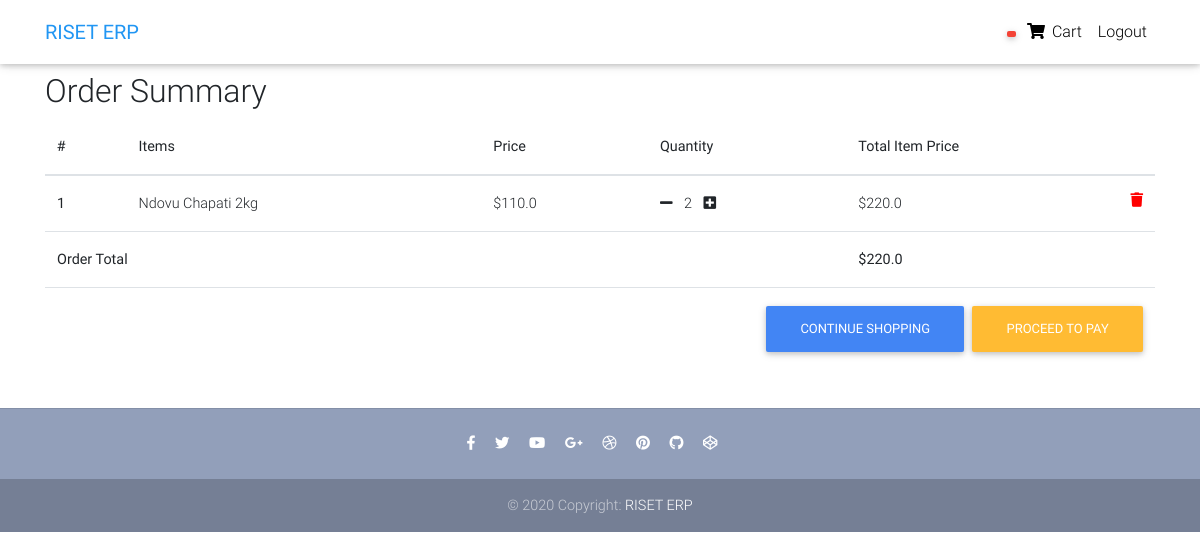
Page /order-summary/ (signed in) on the earlier database version.
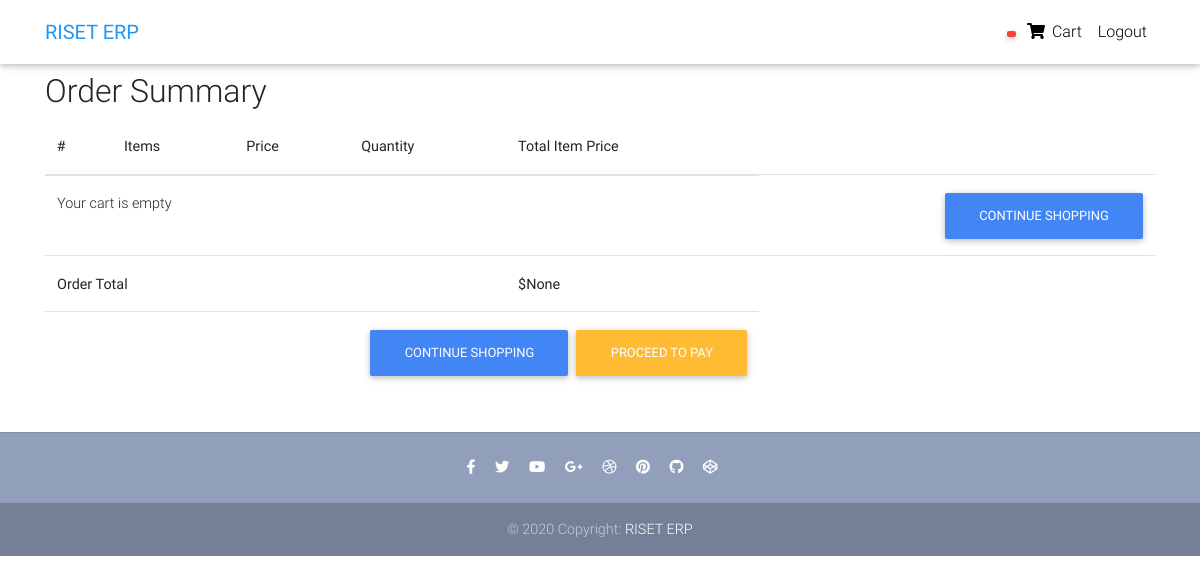
Same page on the later database version.
### data/models.py (models this page shows, shortened)
class OrderItem(models.Model):
    user = models.ForeignKey(settings.AUTH_USER_MODEL, on_delete=models.CASCADE, blank=True, null=True)
    item = models.ForeignKey(
        Item, on_delete=models.CASCADE)
    quantity = models.IntegerField(default=1)
    ordered = models.BooleanField(default=False)
    def get_item_total(self):
        return self.item.price * self.quantity

class Item(models.Model):
    name = models.CharField(max_length=200)
    quantity = models.FloatField(default=0)
    price = models.FloatField()
    discount_price = models.FloatField(default=0)
    re_order_level = models.FloatField(default=0)
    receive_amount = models.FloatField(default=0)
    sell_amount = models.FloatField(default=0)
    supplier = models.ForeignKey(Supplier, on_delete=models.CASCADE)
    category = models.ForeignKey(Category, on_delete=models.CASCADE)
    date_added = models.DateTimeField(auto_now_add=True)
    date_updated = models.DateField(auto_now=True)
    slug = models.SlugField(blank=True, null=True)

class Order(models.Model):
    user = models.ForeignKey(settings.AUTH_USER_MODEL, on_delete=models.CASCADE, blank=True, null=True)
    items = models.ManyToManyField(OrderItem)
    start_date = models.DateTimeField(
        auto_now_add=True)
    ordered_date = models.DateTimeField()
    ordered = models.BooleanField(default=False)
    def order_total(self):
        order_total_items = []
        for order_item in self.items.all():
            order_total_items.append(order_item.get_item_total())
            print(order_total_items)
            sum_total = 0
            for item in order_total_items:
                sum_total += item
                return sum_total

### data/views.py (the view)
# urls.py: path('order-summary/', views.OrderSummaryView.as_view(), name='order-summary'),
class OrderSummaryView(LoginRequiredMixin, View):
    def get(self, *args, **kwargs):
        try:
            order = Order.objects.get(user=self.request.user, ordered=False)
            context = {
                'object': order
            }
            return render(self.request, "data/order-summary.html", context)
        except ObjectDoesNotExist:
            messages.error(self.request, "You do not have an active order.")
            return redirect("/")

### data/templates/data/order-summary.html
{% extends 'base.html' %}
{% block content %}
<main>
  <div class="container">
    <div class="table-responsive text-nowrap">
      <h2>Order Summary</h2>
      <table class="table">
        <thead>
          <tr>
            <th scope="col">#</th>
            <th scope="col">Items</th>
            <th scope="col">Price</th>
            <th scope="col">Quantity</th>
            <th scope="col">Total Item Price</th>
          </tr>
        </thead>
        <tbody>
          {% for order_item in object.items.all %}
          <tr>
            <th scope="row">{{ forloop.counter }}</th>
            <td>{{ order_item.item.name }}</td>
            <td>${{ order_item.item.price }}</td>
            <td><a href="{% url 'remove-single-item-from-cart' order_item.item.slug %}"><i class="fas fa-minus mr-2"></i></a>
              {{ order_item.quantity }}
              <a href="{% url 'add-to-cart' order_item.item.slug %}"><i class="fas fa-plus-square ml-2"></i></a></td>
            <td>
              ${{ order_item.get_item_total }}
              <a style='color:red' href="{% url 'remove-from-cart' order_item.item.slug %}">
              <i class="fas fa-trash float-right"></i>
              </a>
            </td>
          </tr>
          {% empty %}
          <tr>
            <td colspan="5">Your cart is empty</td>
            <td colspan="5">
              <a class="btn btn-primary float-right" href="/">Continue Shopping</a>
            </td>
          </tr>
        {% endfor %}
          <tr>
            <td colspan="4"><b>Order Total</b></td>
            <td colspan="5"><b>${{ object.order_total }}</b></td>
          </tr>
          <tr>
            <td colspan="5">
              <a class="btn btn-warning float-right ml-2" href="{% url 'payment' %}">Proceed to pay</a>
              <a class="btn btn-primary float-right" href="/">Continue Shopping</a>
            </td>
          </tr>
        </tbody>
      </table>
    </div>
  </div>
</main>
{% endblock %}

Differences in the rows shown:
removed OrderItem: item.name "Ndovu Chapati 2kg", item.price "110.0", quantity "2", get_item_total "220.0"
computed for Order: order_total "220.0" → "None"
Other differences:
text now shown: "Your cart is empty CONTINUE SHOPPING"
